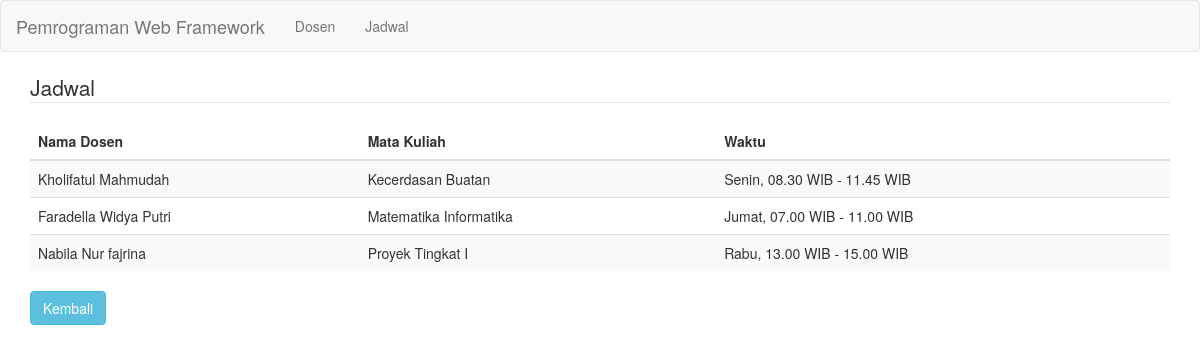
Page /index.php/jadwal/cari on the committed database.
### tables this page shows
CREATE TABLE `dosen` (
  `id_dosen` int(11) NOT NULL,
  `nama_dosen` varchar(50) DEFAULT NULL,
  `nip` varchar(15) DEFAULT NULL,
  `alamat` varchar(50) DEFAULT NULL
);

CREATE TABLE `jadwal` (
  `id_jadwal` int(11) NOT NULL,
  `id_dosen` int(11) DEFAULT NULL,
  `mata_kuliah` varchar(50) DEFAULT NULL,
  `waktu` varchar(50) DEFAULT NULL
);

### application/controllers/Jadwal.php (called while the page is built, shortened)
<?php
class Jadwal extends CI_Controller {
    public function __construct()
    {
        $this->load->helper('url', 'form');
        $this->load->library('form_validation');
        $this->load->library('pagination');
        $this->load->model('Jadwal_model');
    }
    public function cari()
	{
        $data =[
            'dosen' => $this->Jadwal_model->get_dosen(),
            'cari' => $this->Jadwal_model->search()
        ];
		$this->load->view('jadwal/search', $data);
	}
}
?>

### index.php (called while the page is built, shortened)
<?php
require_once BASEPATH.'core/CodeIgniter.php';

### application/models/Jadwal_model.php (called while the page is built, shortened)
<?php
class jadwal_model extends CI_Model {
        public function search()
        {
            $cari = $this->input->GET('cari', TRUE);
            $data = $this->db->query("SELECT * from jadwal where mata_kuliah like '%$cari%' ");
            return $data->result();
        }
        public function get_dosen()
        {
            $query = $this->db->get('dosen');
            return $query->result();
        }
}
?>

### application/views/jadwal/search.php (the view, shortened to what this page needs)
<div class="container">
  <legend>Jadwal </legend>
  <table class="table table-striped">
    <thead>
        <th>Nama Dosen</th>
        <th>Mata Kuliah</th>
        <th>Waktu</th>
    </thead>
        <?php
		if(count($cari)>0)
		{
			foreach ($cari as $data) { ?>
            <tr>
                <td>
                <?php foreach ($dosen as $d)
                {
                if($d->id_dosen == $data->id_dosen)
                {
                    echo $d->nama_dosen;
                }
                }
                ?>
                </td>
                <td><?php echo $data->mata_kuliah; ?></td>
                <td><?php echo $data->waktu; ?></td>
            </tr>
            <?php }
		}
		else
		{
			echo "Data tidak ditemukan";
		}
		?>
        </table>
        <a class="btn btn-info" href="<?php echo base_url('jadwal/') ?>">
                Kembali
        </a>
</div>

### rows in the picture
jadwal: mata_kuliah "Kecerdasan Buatan", waktu "Senin, 08.30 WIB - 11.45 WIB"
dosen: nama_dosen "Kholifatul Mahmudah"
jadwal: mata_kuliah "Matematika Informatika", waktu "Jumat, 07.00 WIB - 11.00 WIB"
dosen: nama_dosen "Faradella Widya Putri"
jadwal: mata_kuliah "Proyek Tingkat I", waktu "Rabu, 13.00 WIB - 15.00 WIB"
dosen: nama_dosen "Nabila Nur fajrina"
